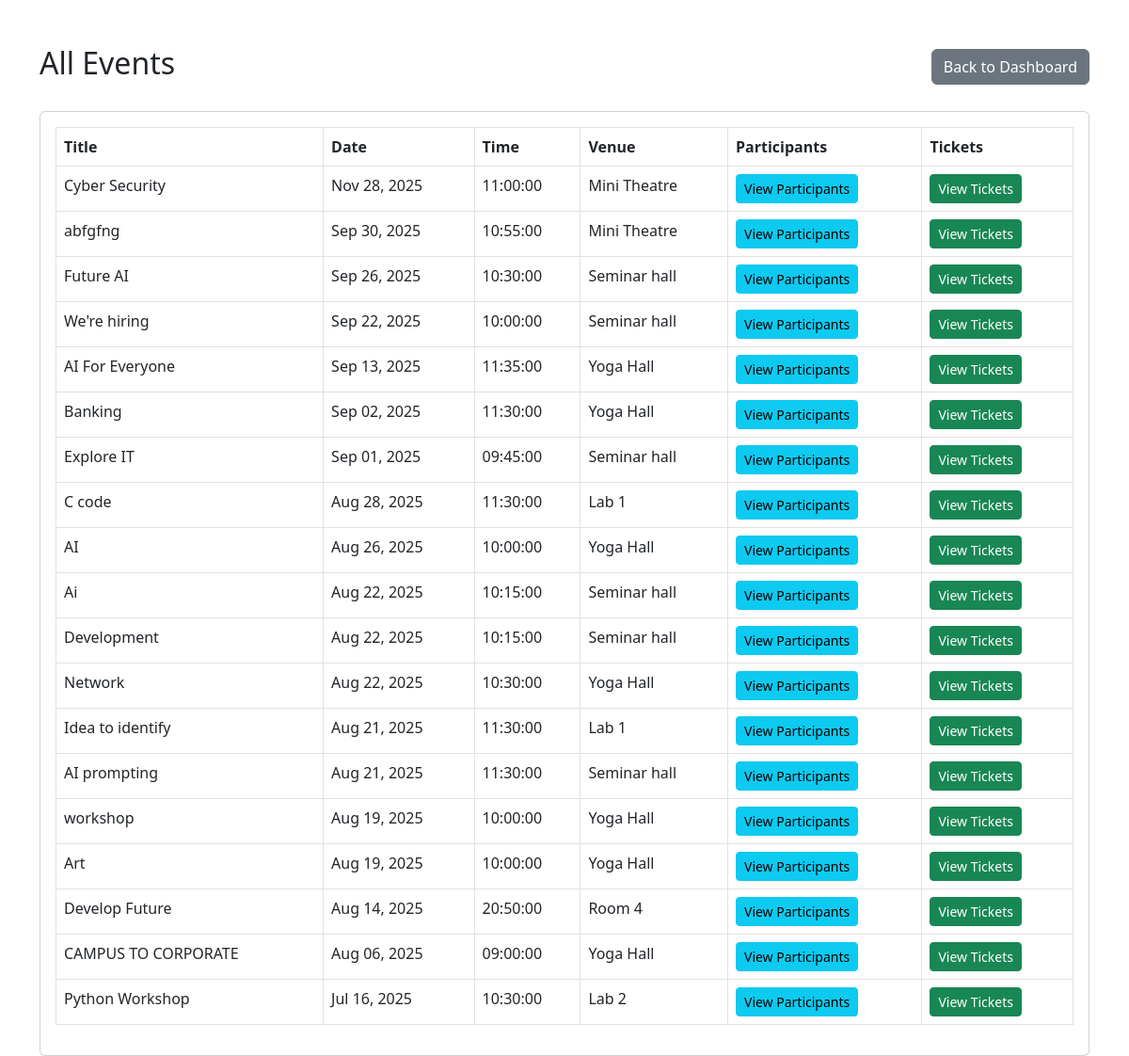
/admin_events.php (signed in), run on the app's committed database.
### tables this page shows
CREATE TABLE `events` (
  `event_id` int(11) NOT NULL,
  `title` varchar(100) NOT NULL,
  `description` text DEFAULT NULL,
  `event_date` date NOT NULL,
  `event_time` time NOT NULL,
  `venue` varchar(100) DEFAULT NULL,
  `created_by_user_type` enum('admin','teacher','student') NOT NULL,
  `created_by_user_id` int(11) NOT NULL,
  `duration` int(11) DEFAULT 60
);

### admin_events.php (the view, shortened to what this page needs)
<?php
$conn = new mysqli('localhost', 'root', '', 'event_management');
$events = $conn->query("SELECT * FROM events ORDER BY event_date DESC");
?>
<!DOCTYPE html>
<html lang="en">
<head>
    <link href="https://cdn.jsdelivr.net/npm/bootstrap@5.3.0/dist/css/bootstrap.min.css" rel="stylesheet">
</head>
<body>
    <div class="container mt-5">
        <div class="d-flex justify-content-between align-items-center mb-4">
            <h2>All Events</h2>
            <a href="admin_dashboard.php" class="btn btn-secondary">Back to Dashboard</a>
        </div>
        <div class="card">
            <div class="card-body">
                <div class="table-responsive">
                    <table class="table table-bordered">
                        <thead>
                            <tr>
                                <th>Title</th>
                                <th>Date</th>
                                <th>Time</th>
                                <th>Venue</th>
                                <th>Participants</th>
                                <th>Tickets</th>
                            </tr>
                        </thead>
                        <tbody>
                            <?php while ($event = $events->fetch_assoc()): ?>
                                <tr>
                                    <td><?php echo htmlspecialchars($event['title']); ?></td>
                                    <td><?php echo date('M d, Y', strtotime($event['event_date'])); ?></td>
                                    <td><?php echo htmlspecialchars($event['event_time']); ?></td>
                                    <td><?php echo htmlspecialchars($event['venue']); ?></td>
                                    <td>
                                        <a href="event_participants.php?event_id=<?php echo $event['event_id']; ?>" class="btn btn-info btn-sm">View Participants</a>
                                    </td>
                                    <td>
                                        <a href="event_tickets.php?event_id=<?php echo $event['event_id']; ?>" class="btn btn-success btn-sm">View Tickets</a>
                                    </td>
                                </tr>
                            <?php endwhile; ?>
                        </tbody>
                    </table>
                </div>
            </div>
        </div>
    </div>
</body>
</html>

### data on the page
events: title "Cyber Security", event_date "Nov 28, 2025", event_time "11:00:00", venue "Mini Theatre"
events: title "abfgfng", event_date "Sep 30, 2025", event_time "10:55:00", venue "Mini Theatre"
events: title "Future AI", event_date "Sep 26, 2025", event_time "10:30:00", venue "Seminar hall"
events: title "We're hiring", event_date "Sep 22, 2025", event_time "10:00:00", venue "Seminar hall"
events: title "AI For Everyone", event_date "Sep 13, 2025", event_time "11:35:00", venue "Yoga Hall"
events: title "Banking", event_date "Sep 02, 2025", event_time "11:30:00", venue "Yoga Hall"
events: title "Explore IT", event_date "Sep 01, 2025", event_time "09:45:00", venue "Seminar hall"
events: title "C code", event_date "Aug 28, 2025", event_time "11:30:00", venue "Lab 1"
events: title "AI", event_date "Aug 26, 2025", event_time "10:00:00", venue "Yoga Hall"
events: title "Ai", event_date "Aug 22, 2025", event_time "10:15:00", venue "Seminar hall"
events: title "Development", event_date "Aug 22, 2025", event_time "10:15:00", venue "Seminar hall"
events: title "Network", event_date "Aug 22, 2025", event_time "10:30:00", venue "Yoga Hall"
events: title "Idea to identify", event_date "Aug 21, 2025", event_time "11:30:00", venue "Lab 1"
events: title "AI prompting", event_date "Aug 21, 2025", event_time "11:30:00", venue "Seminar hall"
events: title "workshop", event_date "Aug 19, 2025", event_time "10:00:00", venue "Yoga Hall"
events: title "Art", event_date "Aug 19, 2025", event_time "10:00:00", venue "Yoga Hall"
events: title "Develop Future", event_date "Aug 14, 2025", event_time "20:50:00", venue "Room 4"
events: title "CAMPUS TO CORPORATE", event_date "Aug 06, 2025", event_time "09:00:00", venue "Yoga Hall"
events: title "Python Workshop", event_date "Jul 16, 2025", event_time "10:30:00", venue "Lab 2"
